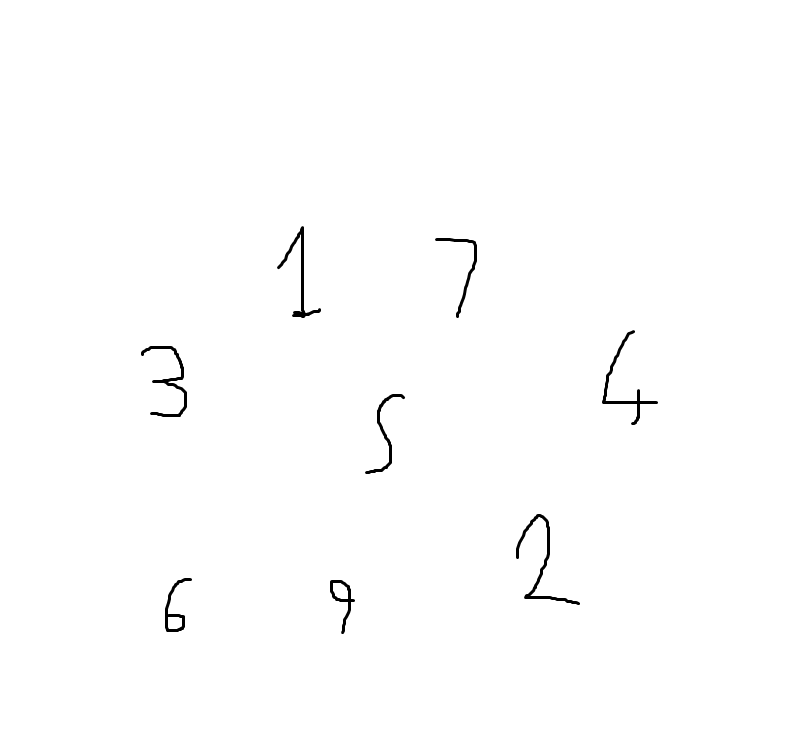
#> input picture images/2.png, 788 x 754 px
$ python -i sayi_tanima.py   (imports and definitions only)   (older library calls are emulated)
#> lines starting #> are read from the running program, lines starting #| are printed output that depends on the picture; after the words box and inside, x2 and y2 are one past the last pixel; in counts of white or black regions, pixels touching at a corner belong together
from tkinter import *
from tkinter.filedialog import askopenfilename
from functools import partial
import numpy as np
from PIL import Image, ImageTk
from numpy import asarray
import cv2  #version 3.2.0
from skimage.feature import hog
from matplotlib import pyplot as plt
from sklearn.model_selection import train_test_split
from sklearn.metrics import accuracy_score
from sklearn.utils import shuffle

#sayigenisligi = 10
#sayiyuksekligi = 20
resimyukseklıgı = 28
resimgenisligi = 28

def imresize(arr,size):
	img=Image.fromarray(arr)
	img=img.resize(size)
	return asarray(img)


# [91 lines left out: function GUI, not called in this run]

'''def split2d(resim, hucreboyutu, duzhali=True):
    h, w = resim.shape[:2]
    sx, sy = hucreboyutu
    hucreler = [np.hsplit(row, w // sx) for row in np.vsplit(resim, h // sy)]
    hucreler = np.array(hucreler)
    if duzhali:
        hucreler = hucreler.reshape(-1, sy, sx)
    return hucreler'''


'''def sayileryukle(fn):
    print('Dosya "%s eğitim için yükleniyor" ...' % fn)
    sayiresmi = cv2.imread(fn, 0)
    sayilar = split2d(sayiresmi, (sayigenisligi, sayiyuksekligi))
    boyutlandirilmissayilar = []
    for digit in sayilar:
        boyutlandirilmissayilar.append(
            imresize(digit, (resimgenisligi, resimyukseklıgı)))
    labels = np.repeat(np.arange(nsinifi), len(sayilar) / nsinifi)
    return np.array(boyutlandirilmissayilar), labels'''


# [10 lines left out: function pixels_to_hog_20, not called in this run]


#ozel model tanimla
class KNN_MODEL():
    def __init__(self, k=3):
        self.k = k
        self.model = cv2.ml.KNearest_create()

    def train(self, samples, responses):
        self.model.train(samples, cv2.ml.ROW_SAMPLE, responses)

    # [4 lines left out: function predict, not called in this run]


class SVM_MODEL():
    # [7 lines left out: function __init__, not called in this run]

    def train(self, samples, responses):
        self.model.train(samples, cv2.ml.ROW_SAMPLE, responses)

    def predict(self, samples):
        results = self.model.predict(samples.reshape(-1, self.features))
        return results[1].ravel()


def sayilarial(noktalar, hiyerarsi):
    hiyerarsi = hiyerarsi[0]
    ilksinirlayicilar = [cv2.boundingRect(ctr) for ctr in noktalar]
    sinirlayicilar = []
    #en yaygin hiyerarsi seviyesini bul, Bounding box lar burada.
    u, indisler = np.unique(hiyerarsi[:, -1], return_inverse=True)
    yayginhiyerarsi = u[np.argmax(np.bincount(indisler))]

    for r, hr in zip(ilksinirlayicilar, hiyerarsi):
        x, y, w, h = r
        # bu, tahmin etmeye çalıştığınız resme bağlı olarak değişebilir
        # YALNIZCA içinde resim bulunan dikdörtgenleri çıkarmaya çalışıyoruz (Böyle daha kolay)
        # diğer sayilar içindeki sayılardan gormezden gelmek için yalnızca aynı global katmandaki boxlari çıkarmak için hiyerarşi kullanıyoruz
        # Sayının görünümündeki döngüler nedeniyle her 6,9,8'in içinde bir box olabilir - bunu istemiyoruz.
        if ((w * h) > 400) and (10 <= w <= 200) and (
                10 <= h <= 200) and hr[3] == yayginhiyerarsi:
            sinirlayicilar.append(r)

    return sinirlayicilar


# [39 lines left out: function proc_user_img, not called in this run]
    #cv2.destroyAllWindows()


def get_contour_precedence(nokta, sutunlar):
    return nokta[1] * sutunlar + nokta[0]  #row-wise ordering


# bu fonksiyon, ozel egitim datalari işler
# bkz. örnek: custom_train.sayilar.jpg
# kendinizinkini kullanmak istiyorsanız, benzer bir biçimde olmalıdır
def sayileryukleozel(img_file):
#> called with img_file = 'images/2.png'
    veriegit = []
    hedefegit = []
    baslatmadegeri = 1
    okunanresim = cv2.imread(img_file)
#> okunanresim is the input picture: shape (754, 788, 3); min 0, max 255, mean 253.5
    sayiresmiatama = cv2.cvtColor(okunanresim, cv2.COLOR_BGR2GRAY)
    plt.imshow(sayiresmiatama)
    kernel = np.ones((5, 5), np.uint8)

    ret, esikdegeri = cv2.threshold(sayiresmiatama, 127, 255, 0)
#> esikdegeri: shape (754, 788); 99.4% white; 8 black regions, largest, box (x1, y1, x2, y2) and area: (516, 514, 580, 605) 618, (141, 346, 187, 417) 539, (277, 226, 321, 318) 525
    esikdegeri = cv2.erode(esikdegeri, kernel, iterations=1)
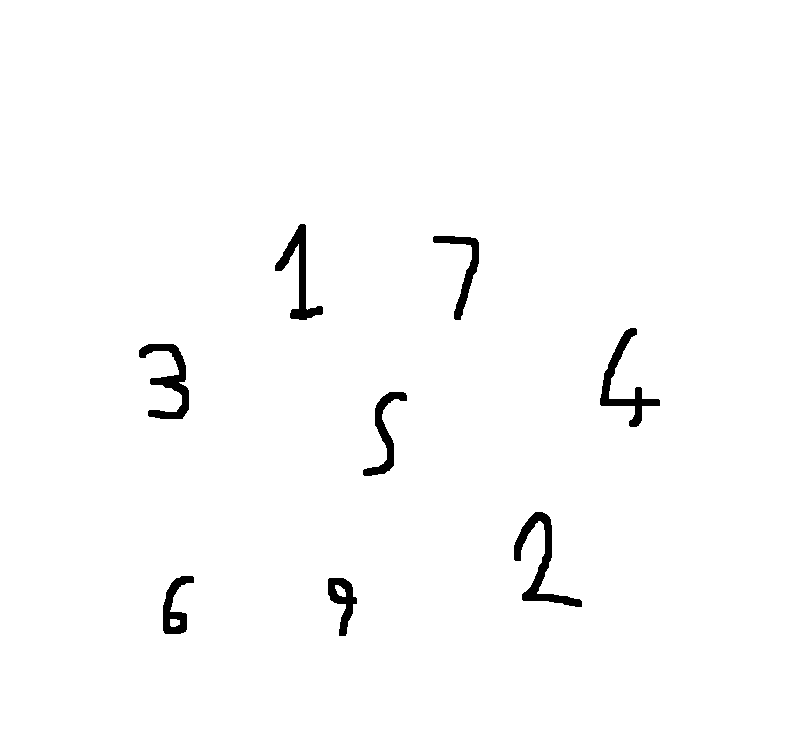
#> esikdegeri: shape (754, 788); 98.5% white; 8 black regions, largest, box (x1, y1, x2, y2) and area: (514, 512, 582, 607) 1582, (139, 344, 189, 419) 1357, (600, 328, 660, 427) 1329
    esikdegeri = cv2.dilate(esikdegeri, kernel, iterations=1)
#> esikdegeri: shape (754, 788); 99.4% white; 8 black regions
    esikdegeri = cv2.erode(esikdegeri, kernel, iterations=1)

    noktalar, hiyerarsi = cv2.findContours(esikdegeri, cv2.RETR_TREE,
                                           cv2.CHAIN_APPROX_SIMPLE)
#> noktalar = 11 contours; largest, box (x1, y1, x2, y2) and area: (0, 0, 788, 754) 592611, (513, 511, 583, 608) 1770, (138, 343, 190, 420) 1522, (599, 327, 661, 428) 1496, (274, 223, 324, 321) 1418; hiyerarsi = [[-1, -1, 1, -1], [3, -1, 2, 0], [-1, -1, -1, 1], [5, 1, 4, 0], [-1, -1, -1, 3], [6, 3, -1, 0], [7, 5, -1, 0], [8, 6, -1, 0], [9, 7, -1, 0], [10, 8, -1, 0], [-1, 9, -1, 0]]
    sayidiktortgenleri = sayilarial(
        noktalar, hiyerarsi)
#> in sayilarial, `ilksinirlayicilar = [cv2.boundingRect(ctr) for ctr in noktalar]`: ilksinirlayicilar = [(0, 0, 788, 754), (327, 577, 31, 60), (335, 585, 11, 12), (162, 575, 33, 60), (170, 619, 10, 8), (513, 511, 70, 97), (362, 391, 46, 86), (138, 343, 52, 77), (599, 327, 62, 101), (432, 235, 48, 86), (274, 223, 50, 98)]
#> in sayilarial, `u, indisler = np.unique(hiyerarsi[:, -1], return_inverse=True)`: u = [-1, 0, 1, 3]; indisler = [0, 1, 2, 1, 3, 1, 1, 1, 1, 1, 1]
#> in sayilarial, `yayginhiyerarsi = u[np.argmax(np.bincount(indisler))]`: yayginhiyerarsi = 0
#> the loop in sayilarial, `for r, hr in zip(ilksinirlayicilar, hiyerarsi):` made 11 passes
#> (hr, x, y, w, h) on passes 1 to 11: ([-1, -1, 1, -1], 0, 0, 788, 754), ([3, -1, 2, 0], 327, 577, 31, 60), ([-1, -1, -1, 1], 335, 585, 11, 12), ([5, 1, 4, 0], 162, 575, 33, 60), ([-1, -1, -1, 3], 170, 619, 10, 8), ([6, 3, -1, 0], 513, 511, 70, 97), ([7, 5, -1, 0], 362, 391, 46, 86), ([8, 6, -1, 0], 138, 343, 52, 77), ([9, 7, -1, 0], 599, 327, 62, 101), ([10, 8, -1, 0], 432, 235, 48, 86), ([-1, 9, -1, 0], 274, 223, 50, 98)
#> after the loop in sayilarial, `for r, hr in zip(ilksinirlayicilar, hiyerarsi):`: sinirlayicilar = [(327, 577, 31, 60), (162, 575, 33, 60), (513, 511, 70, 97), (362, 391, 46, 86), (138, 343, 52, 77), (599, 327, 62, 101), (432, 235, 48, 86), (274, 223, 50, 98)]
#> sayidiktortgenleri has the same summary as sinirlayicilar in sayilarial

    #dikdortgenleri x ve y pozisyonuna gore sirala
    sayidiktortgenleri.sort(
        key=lambda x: get_contour_precedence(x, okunanresim.shape[1]))

    for index, dortgen in enumerate(sayidiktortgenleri):
        x, y, w, h = dortgen
        cv2.rectangle(okunanresim, (x, y), (x + w, y + h), (0, 255, 0), 2)
        sayiresmi = sayiresmiatama[y:y + h, x:x + w]
        sayiresmi = (255 - sayiresmi)

        sayiresmi = imresize(sayiresmi, (resimgenisligi, resimyukseklıgı))
        veriegit.append(sayiresmi)
        hedefegit.append(baslatmadegeri % 10)

        if index > 0 and (index + 1) % 10 == 0:
            baslatmadegeri += 1
#> this loop made 8 passes
#> pass 1, in sayileryukleozel, `sayiresmi = sayiresmiatama[y:y + h, x:x + w]`:
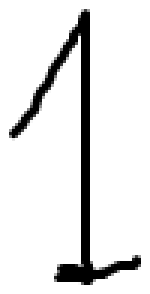
#> sayiresmi: shape (98, 50) (shown 3 times larger); min 0, max 255, mean 228.1
#> pass 1, in sayileryukleozel, `sayiresmi = (255 - sayiresmi)`:
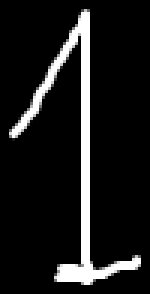
#> sayiresmi: shape (98, 50) (shown 3 times larger); min 0, max 255, mean 26.9
#> pass 1, in imresize, `img=img.resize(size)`:
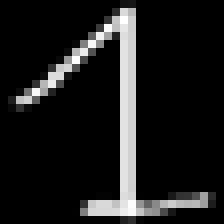
#> img: PIL image 28x28 L (shown 8 times larger); min 0, max 255, mean 27.4
#> pass 2, in sayileryukleozel, `sayiresmi = sayiresmiatama[y:y + h, x:x + w]`:
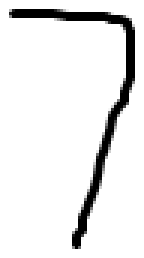
#> sayiresmi: shape (86, 48) (shown 3 times larger); min 0, max 255, mean 233
#> after the loop:
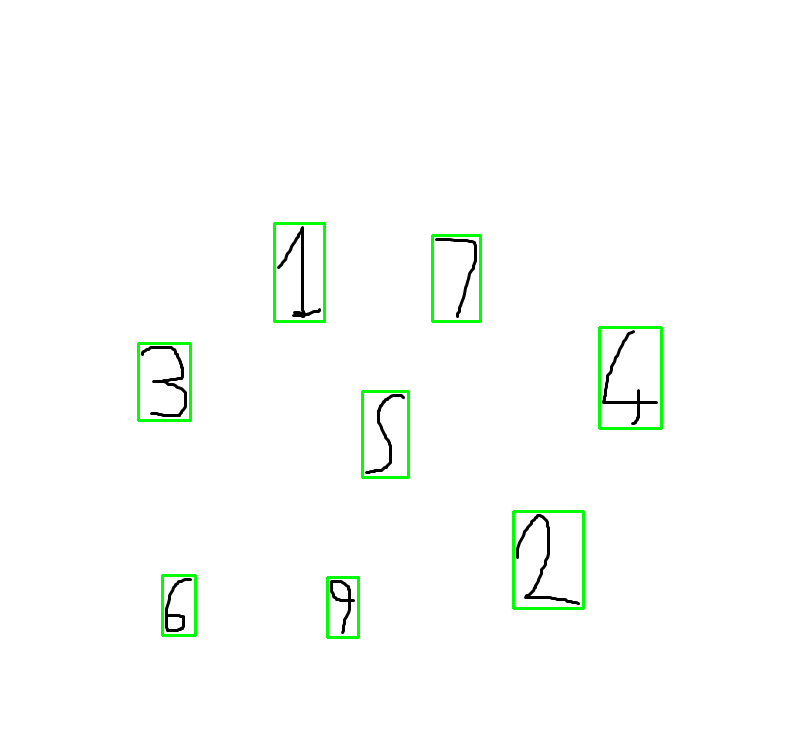
#> okunanresim: shape (754, 788, 3); 1.06% of pixels changed, all inside (x1, y1, x2, y2) = (137, 222, 663, 639)
#> after the loop:
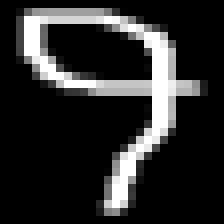
#> sayiresmi: shape (28, 28) (shown 8 times larger); min 0, max 255, mean 42.9
#> after the loop, baslatmadegeri = 1; hedefegit = [1, 1, 1, 1, 1, 1, 1, 1]; veriegit = 8 items
    cv2.imwrite("veriegitimiresmi.jpg", okunanresim)

    return np.array(veriegit), np.array(hedefegit)


# [1 line not run here, left out]

>>> result = sayileryukleozel('images/2.png')

$ run again, on images/test_image.png
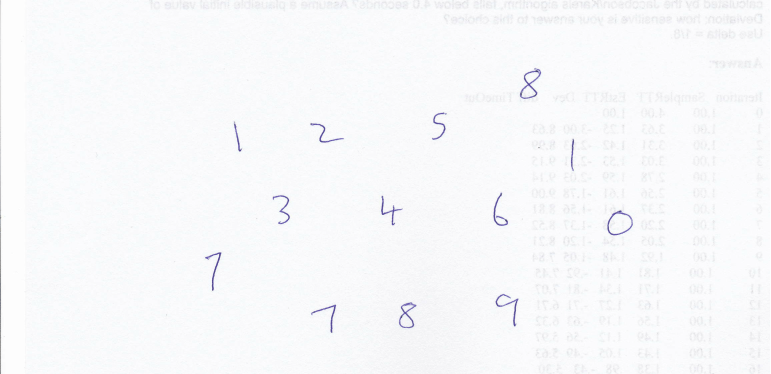
#> input picture images/test_image.png, 1542 x 748 px (shown at 1/2 size)
#> in sayileryukleozel, okunanresim is the input picture: shape (748, 1542, 3); mean B, G, R 250.5, 248.8, 248.1
#> in sayileryukleozel, `esikdegeri = cv2.erode(esikdegeri, kernel, iterations=1)`:
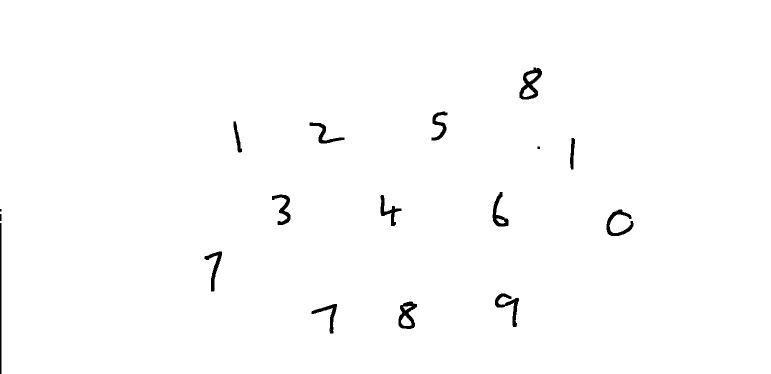
#> esikdegeri: shape (748, 1542) (shown at 1/2 size); 99% white; 17 black regions (1 under 20 px), largest, box (x1, y1, x2, y2) and area: (1039, 135, 1084, 199) 1226, (797, 603, 834, 658) 1018, (1213, 419, 1267, 472) 973
#> in sayileryukleozel, `noktalar, hiyerarsi = cv2.findContours(esikdegeri, cv2.RETR_TREE, cv2...`: noktalar = 20 contours; largest, box (x1, y1, x2, y2) and area: (0, 0, 1542, 748) 1150160, (1038, 134, 1085, 200) 1845, (796, 602, 835, 659) 1470, (1212, 418, 1268, 473) 1109, (989, 586, 1039, 655) 1085; hiyerarsi = 20 rows, first 6: [-1, -1, 1, -1], [2, -1, -1, 0], [5, 1, 3, 0], [4, -1, -1, 2], [-1, 3, -1, 2], [6, 2, -1, 0]
#> ilksinirlayicilar = 20 items, first 6: (0, 0, 1542, 748), (622, 607, 53, 61), (796, 602, 39, 57), (802, 631, 21, 21), (806, 612, 18, 9), (989, 586, 50, 69)
#> u = [-1, 0, 2, 10, 17]; indisler = 20 values, max 4 at index 18, min 0 at index 0, mean 1.45
#> yayginhiyerarsi = 0
#> the loop in sayilarial, `for r, hr in zip(ilksinirlayicilar, hiyerarsi):` made 20 passes
#> (hr, x, y, w, h) on passes 1 to 8: ([-1, -1, 1, -1], 0, 0, 1542, 748), ([2, -1, -1, 0], 622, 607, 53, 61), ([5, 1, 3, 0], 796, 602, 39, 57), ([4, -1, -1, 2], 802, 631, 21, 21), ([-1, 3, -1, 2], 806, 612, 18, 9), ([6, 2, -1, 0], 989, 586, 50, 69), ([7, 5, -1, 0], 408, 502, 37, 82), ([8, 6, -1, 0], 1212, 418, 56, 55)
#> after the loop in sayilarial, `for r, hr in zip(ilksinirlayicilar, hiyerarsi):`: sinirlayicilar = [(622, 607, 53, 61), (796, 602, 39, 57), (989, 586, 50, 69), (408, 502, 37, 82), (1212, 418, 56, 55), (760, 389, 44, 64), (543, 388, 39, 63), (984, 383, 34, 71), (1139, 275, 12, 65), (618, 244, 72, 44), (466, 242, 19, 64), (862, 222, 34, 60), (1038, 134, 47, 66)]
#> sayidiktortgenleri has the same summary as sinirlayicilar in sayilarial
#> the loop in sayileryukleozel, `for index, dortgen in enumerate(sayidiktortgenleri):` made 13 passes
#> (x, y, w, h, baslatmadegeri) on pass 10: (408, 502, 37, 82, 2)
#> after the loop in sayileryukleozel, `for index, dortgen in enumerate(sayidiktortgenleri):`:
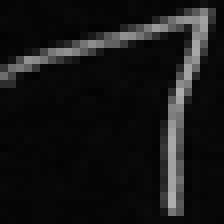
#> sayiresmi: shape (28, 28) (shown 8 times larger); min 2, max 175, mean 21.6
#> after the loop in sayileryukleozel, `for index, dortgen in enumerate(sayidiktortgenleri):`: baslatmadegeri = 2; hedefegit = [1, 1, 1, 1, 1, 1, 1, 1, 1, 1, 2, 2, 2]; veriegit = 13 items
